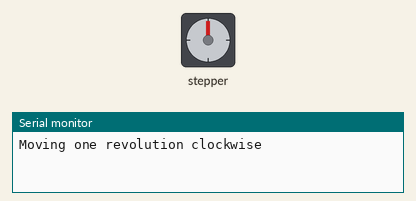
The sketch below on a simulated Arduino Uno, built with avr-gcc and run on an emulated ATmega328P. Shown: stepper motor, the last lines printed to the serial monitor. Stepper angles assume 1024 steps per turn.

Above: at 0.05 s.
At 3.05 s:
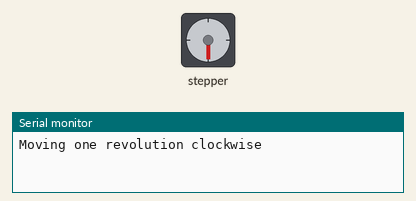
At 6.05 s:
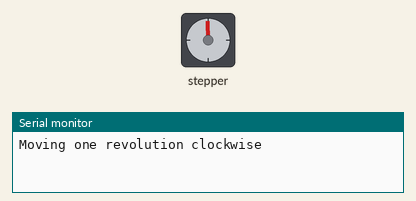
At 12.75 s:
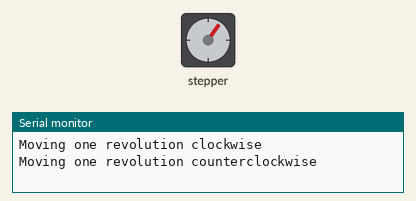
Timing chart, 0 to 18.3 s (numbered marks = the images above):
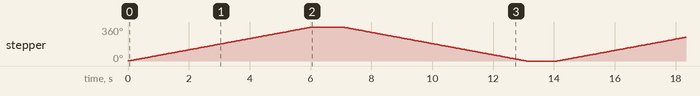

The sketch:

ejemplo1_motor_paso.ino
```cpp
#include <Stepper.h>

// Define the number of steps per revolution for your motor
const int stepsPerRevolution = 1024;  // Adjust according to your motor

// Se inicializa el motor de paso ingresando los pines de las señales en orden: IN4, IN2, IN3, IN1
Stepper myStepper
(stepsPerRevolution, 23, 13, 5, 12);

void setup() {
  // Set the speed of the motor (in RPM)
  myStepper.setSpeed(10);
  // Initialize serial communication
  Serial.begin(115200);
}

void loop() {
  // Move the motor one revolution in one direction
  Serial.println("Moving one revolution clockwise");
  myStepper.step(stepsPerRevolution);
  delay(1000);

  // Move the motor one revolution in the other direction
  Serial.println("Moving one revolution counterclockwise");
  myStepper.step(-stepsPerRevolution);
  delay(1000);
}
```

Measured:
- by itself, stepper: turns 360° clockwise in 6.0 s, then 360° counter-clockwise in 6.0 s, repeating every 14.1 s
